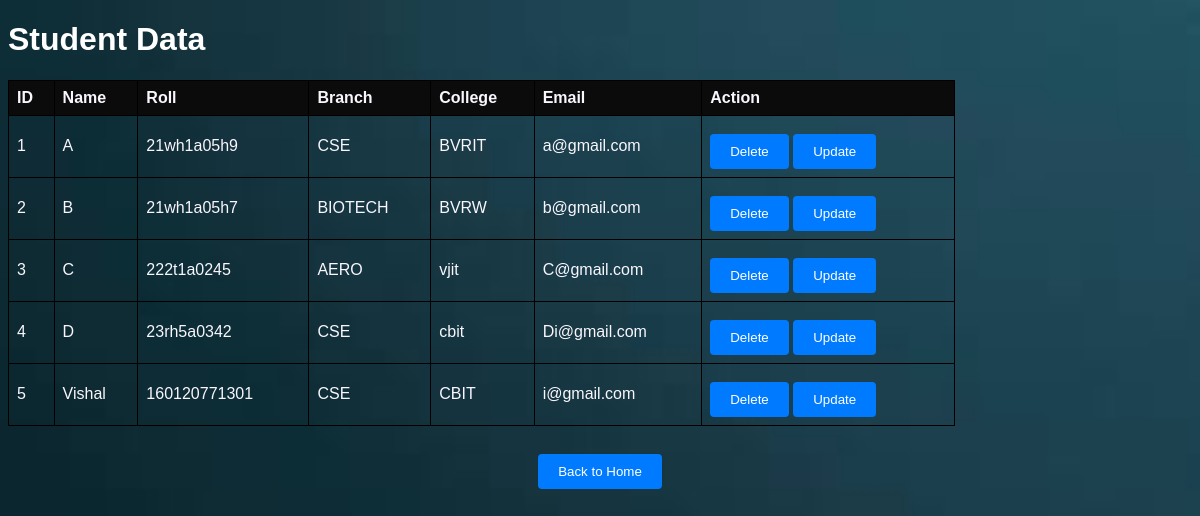
The app's page /display, older data.
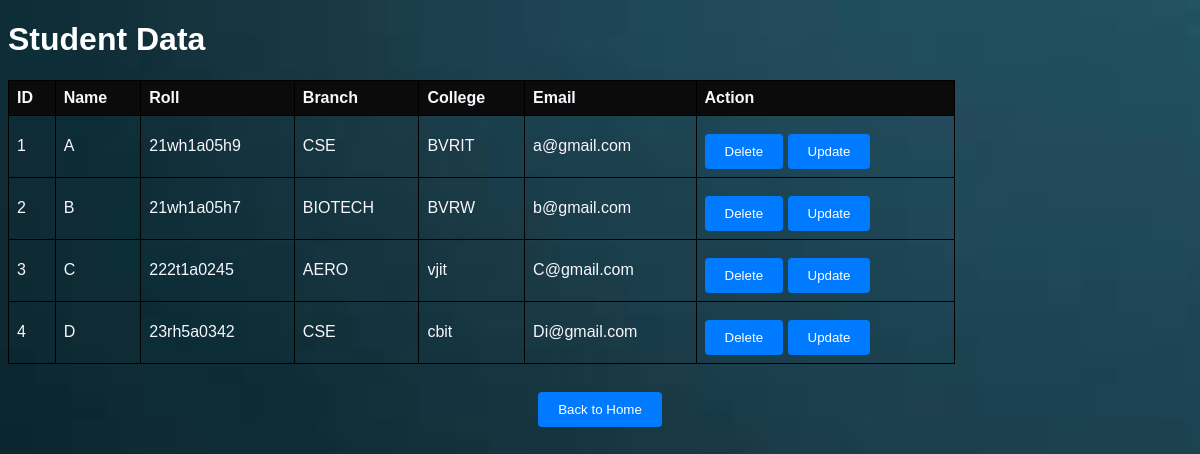
The same page, newer data.
### tables this page shows
CREATE TABLE users (
        id INTEGER PRIMARY KEY AUTOINCREMENT,
        name TEXT NOT NULL,
        roll TEXT NOT NULL UNIQUE,
        branch TEXT NOT NULL,
        college TEXT NOT NULL,
        email TEXT NOT NULL UNIQUE
    );

### app.py (the view)
@app.route('/display')
def display_data():
    db_name = "mydatabase.db"
    conn = connect_to_db(db_name)
    if conn is not None:
        data = fetch_data(conn)
        print("Data to display:", data)
        conn.close()
        return render_template('display.html', data=data)
    else:
        flash("Unable to connect to database", "danger")
        return redirect(url_for('index'))

### app.py (called while the page is built)
def connect_to_db(db_name):
    conn = None
    try:
        conn = sqlite3.connect(db_name)
        create_table(conn)
        print(f"Connected to {db_name} successfully!")
    except sqlite3.Error as e:
        print(f"Error connecting to database: {e}")
    return conn

def create_table(conn):
    create_table_sql = """
    CREATE TABLE IF NOT EXISTS users (
        id INTEGER PRIMARY KEY AUTOINCREMENT,
        name TEXT NOT NULL,
        roll TEXT NOT NULL UNIQUE,
        branch TEXT NOT NULL,
        college TEXT NOT NULL,
        email TEXT NOT NULL UNIQUE
    );
    """
    try:
        cursor = conn.cursor()
        cursor.execute(create_table_sql)
        conn.commit()
        print("Table created successfully!")
    except sqlite3.Error as e:
        print(f"Error creating table: {e}")

def fetch_data(conn):
    fetch_data_sql = """
    SELECT * FROM users;
    """
    try:
        cursor = conn.cursor()
        cursor.execute(fetch_data_sql)
        rows = cursor.fetchall()
        print("Fetched rows:", rows)
        return rows
    except sqlite3.Error as e:
        print(f"Error fetching data: {e}")

### templates/display.html (shortened to what this page needs)
<!DOCTYPE html>
<html>
<head>
</head>
<body>
<h1>Student Data</h1>
{% if data %}
<table border="1">
    <thead>
        <tr>
            <th>ID</th>
            <th>Name</th>
            <th>Roll</th>
            <th>Branch</th>
            <th>College</th>
            <th>Email</th>
            <th>Action</th>
        </tr>
    </thead>
    <tbody>
        {% for row in data %}
        <tr>
            <td>{{ row[0] }}</td>
            <td>{{ row[1] }}</td>
            <td>{{ row[2] }}</td>
            <td>{{ row[3] }}</td>
            <td>{{ row[4] }}</td>
            <td>{{ row[5] }}</td>
            <td>
                <form action="/delete/{{ row[0] }}" method="post">
                    <button type="submit">Delete</button>
                </form>
                <a href="/update/{{ row[0] }}"><button>Update</button></a>
            </td>
        </tr>
        {% endfor %}
    </tbody>
</table>
{% else %}
    <p>No data found.</p>
{% endif %}
<br>
<center><a href="/"><button>Back to Home</button></a></center>
</body>
</html>

### templates/display.html (style rules this page uses)
body { background-image: url('/static/download.jpg'); background-size: cover; background-repeat: no-repeat; font-family: Arial, sans-serif; color: white; }
table { margin-top: 20px; border-collapse: collapse; width: 80%; color: #f9f6fd; }
th, td { border: 1px solid black; padding: 8px; text-align: left; }
th { background-color: #0c0b0b; }
form { display: inline; }
button { margin-top: 10px; padding: 10px 20px; background-color: #007BFF; color: white; border: none; border-radius: 4px; cursor: pointer; }

Row changes from the older to the newer data that the page shows:
removed users: id "5", name "Vishal", roll "160120771301", branch "CSE", college "CBIT", email "i@gmail.com"
